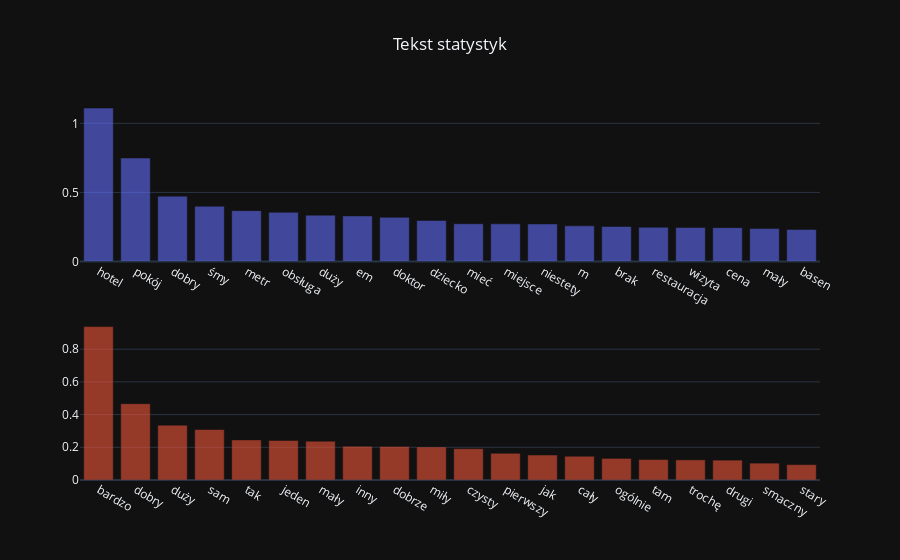
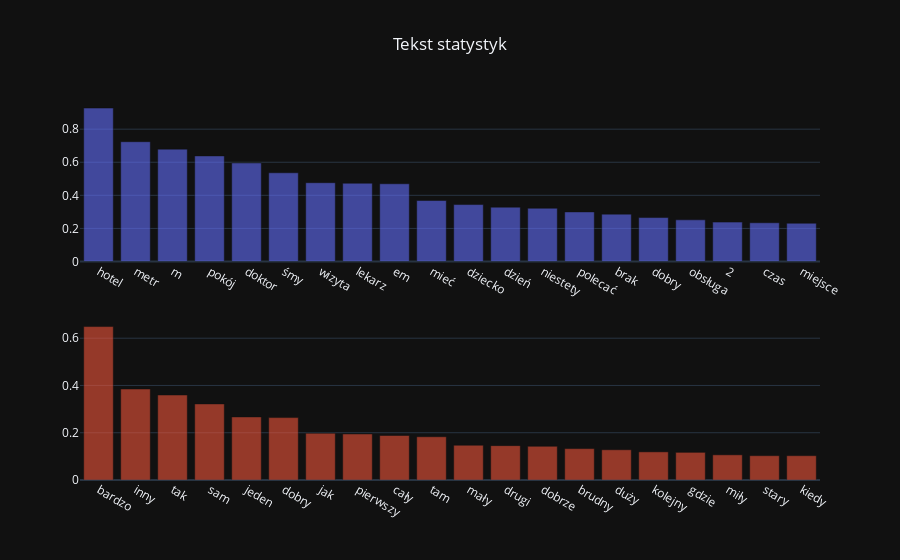
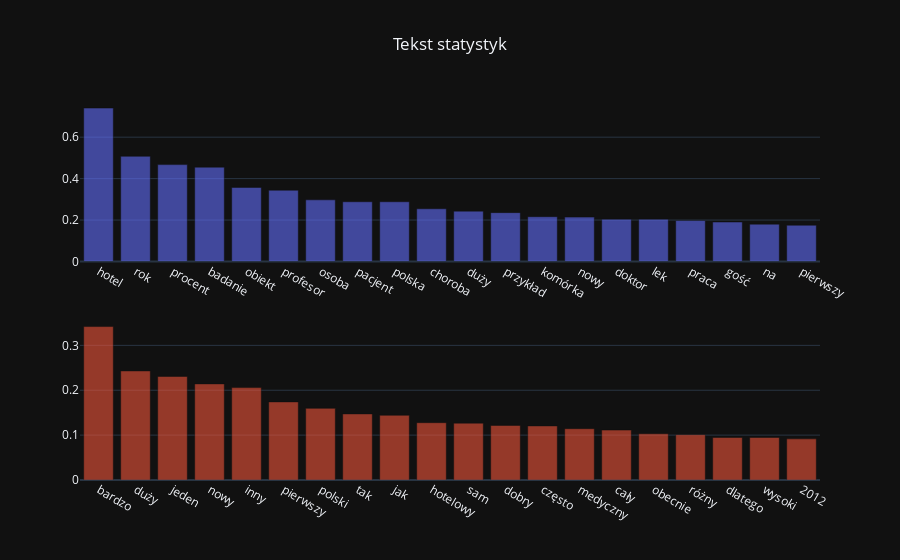
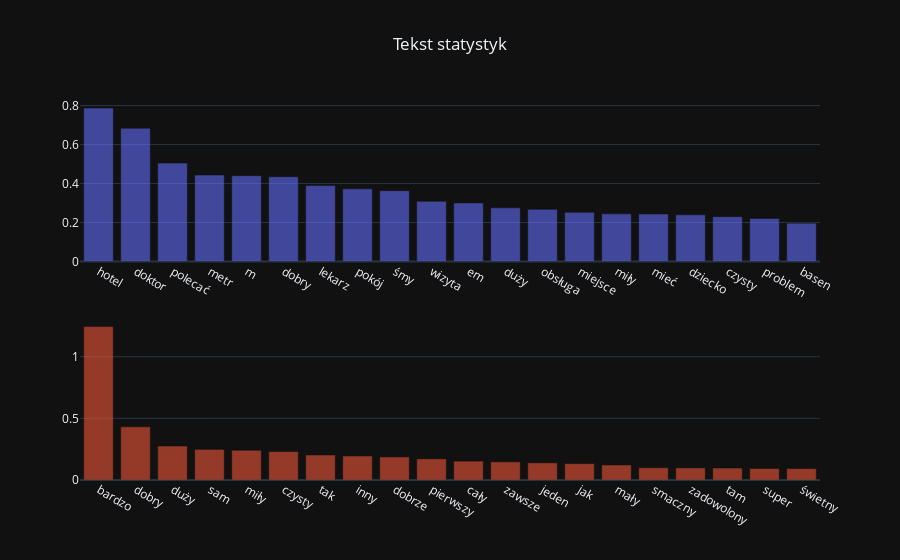

The notebook cell saved with these charts, in order:
### Code cell
from dash_app.utils.plots import create_bar_plots

def count_most_frequent_words_to_groupby(col = 'token_tekst', the_most_common= 10):
     return lambda group: count_most_frequent_words ( " ".join(group[col].str.join(" ").values),group.shape[0],the_most_common)


common_words = data.groupby('ocena_tekst').apply(count_most_frequent_words_to_groupby('token_tekst',20))
common_words_adj_adv = data.groupby('ocena_tekst').apply(count_most_frequent_words_to_groupby('token_adj_adv',20))

# common_words_by_group = data.groupby('ocena_tekst').apply(count_most_frequent_words_to_groupby('token_tekst',20)).explode().reset_index(name ='the_most_common')
# common_words_by_group[['the_most_common_name','the_most_common_counter']] = common_words_by_group['the_most_common'].tolist()
# common_words_by_group = common_words_by_group.drop('the_most_common',axis=1)
import plotly.express as px

for common_words, common_words_adj_adv in zip(common_words, common_words_adj_adv):
    fig = create_bar_plots(common_words,common_words_adj_adv)
    fig.show()

### Figure 1 — Plotly figure (JSON) as saved in the notebook; plotly's stock layout.template omitted (floating-point values rounded to 4 significant figures)
{"data": [{"opacity": 0.6, "x": ["hotel", "pokój", "dobry", "śmy", "metr", "obsługa", "duży", "em", "doktor", "dziecko", "mieć", "miejsce", "niestety", "m", "brak", "restauracja", "wizyta", "cena", "mały", "basen"], "x0": "ala ma kota", "y": [1.111, 0.7494, 0.4729, 0.4003, 0.3682, 0.356, 0.3354, 0.33, 0.3201, 0.2972, 0.2735, 0.2727, 0.272, 0.2582, 0.2536, 0.2483, 0.246, 0.2452, 0.2383, 0.2322], "type": "bar", "xaxis": "x", "yaxis": "y"}, {"opacity": 0.6, "x": ["bardzo", "dobry", "duży", "sam", "tak", "jeden", "mały", "inny", "dobrze", "miły", "czysty", "pierwszy", "jak", "cały", "ogólnie", "tam", "trochę", "drugi", "smaczny", "stary"], "x0": "ala ma kota", "y": [0.9381, 0.4668, 0.3354, 0.3086, 0.2452, 0.2422, 0.2376, 0.2063, 0.2055, 0.2024, 0.1917, 0.1635, 0.1528, 0.1451, 0.1322, 0.1253, 0.123, 0.1215, 0.1031, 0.09396], "type": "bar", "xaxis": "x2", "yaxis": "y2"}], "layout": {"xaxis": {"anchor": "y", "domain": [0.0, 1.0]}, "yaxis": {"anchor": "x", "domain": [0.575, 1.0]}, "xaxis2": {"anchor": "y2", "domain": [0.0, 1.0]}, "yaxis2": {"anchor": "x2", "domain": [0.0, 0.425]}, "title": {"x": 0.5, "text": "Tekst statystyk"}, "autosize": true, "showlegend": false}}

### Figure 2 — Plotly figure (JSON) as saved in the notebook; plotly's stock layout.template omitted (floating-point values rounded to 4 significant figures)
{"data": [{"opacity": 0.6, "x": ["hotel", "metr", "m", "pokój", "doktor", "śmy", "wizyta", "lekarz", "em", "mieć", "dziecko", "dzień", "niestety", "polecać", "brak", "dobry", "obsługa", "2", "czas", "miejsce"], "x0": "ala ma kota", "y": [0.9275, 0.7242, 0.6792, 0.6383, 0.5958, 0.5362, 0.4763, 0.4731, 0.4698, 0.3686, 0.3443, 0.3285, 0.322, 0.2997, 0.2864, 0.2657, 0.2519, 0.2382, 0.2341, 0.2313], "type": "bar", "xaxis": "x", "yaxis": "y"}, {"opacity": 0.6, "x": ["bardzo", "inny", "tak", "sam", "jeden", "dobry", "jak", "pierwszy", "cały", "tam", "mały", "drugi", "dobrze", "brudny", "duży", "kolejny", "gdzie", "miły", "stary", "kiedy"], "x0": "ala ma kota", "y": [0.6493, 0.3852, 0.3597, 0.322, 0.2669, 0.2641, 0.1977, 0.1948, 0.1883, 0.1831, 0.147, 0.1454, 0.1426, 0.1328, 0.128, 0.1191, 0.1171, 0.1065, 0.1029, 0.1029], "type": "bar", "xaxis": "x2", "yaxis": "y2"}], "layout": {"xaxis": {"anchor": "y", "domain": [0.0, 1.0]}, "yaxis": {"anchor": "x", "domain": [0.575, 1.0]}, "xaxis2": {"anchor": "y2", "domain": [0.0, 1.0]}, "yaxis2": {"anchor": "x2", "domain": [0.0, 0.425]}, "title": {"x": 0.5, "text": "Tekst statystyk"}, "autosize": true, "showlegend": false}}

### Figure 3 — Plotly figure (JSON) as saved in the notebook; plotly's stock layout.template omitted (floating-point values rounded to 4 significant figures)
{"data": [{"opacity": 0.6, "x": ["hotel", "rok", "procent", "badanie", "obiekt", "profesor", "osoba", "pacjent", "polska", "choroba", "duży", "przykład", "komórka", "nowy", "doktor", "lek", "praca", "gość", "na", "pierwszy"], "x0": "ala ma kota", "y": [0.7405, 0.5077, 0.4676, 0.4552, 0.3574, 0.344, 0.2976, 0.2884, 0.2884, 0.2544, 0.243, 0.2358, 0.2163, 0.2142, 0.2039, 0.2039, 0.1977, 0.1905, 0.1802, 0.1751], "type": "bar", "xaxis": "x", "yaxis": "y"}, {"opacity": 0.6, "x": ["bardzo", "duży", "jeden", "nowy", "inny", "pierwszy", "polski", "tak", "jak", "hotelowy", "sam", "dobry", "często", "medyczny", "cały", "obecnie", "różny", "dlatego", "wysoki", "2012"], "x0": "ala ma kota", "y": [0.3419, 0.243, 0.2307, 0.2142, 0.206, 0.174, 0.1596, 0.1473, 0.1442, 0.1277, 0.1267, 0.1215, 0.1205, 0.1143, 0.1112, 0.103, 0.1009, 0.09475, 0.09475, 0.09166], "type": "bar", "xaxis": "x2", "yaxis": "y2"}], "layout": {"xaxis": {"anchor": "y", "domain": [0.0, 1.0]}, "yaxis": {"anchor": "x", "domain": [0.575, 1.0]}, "xaxis2": {"anchor": "y2", "domain": [0.0, 1.0]}, "yaxis2": {"anchor": "x2", "domain": [0.0, 0.425]}, "title": {"x": 0.5, "text": "Tekst statystyk"}, "autosize": true, "showlegend": false}}

### Figure 4 — Plotly figure (JSON) as saved in the notebook; plotly's stock layout.template omitted (floating-point values rounded to 4 significant figures)
{"data": [{"opacity": 0.6, "x": ["hotel", "doktor", "polecać", "metr", "m", "dobry", "lekarz", "pokój", "śmy", "wizyta", "em", "duży", "obsługa", "miejsce", "miły", "mieć", "dziecko", "czysty", "problem", "basen"], "x0": "ala ma kota", "y": [0.7873, 0.6837, 0.5049, 0.4435, 0.4402, 0.4348, 0.3898, 0.3728, 0.3635, 0.3087, 0.3004, 0.2752, 0.2675, 0.2522, 0.2445, 0.244, 0.2396, 0.2303, 0.2209, 0.1968], "type": "bar", "xaxis": "x", "yaxis": "y"}, {"opacity": 0.6, "x": ["bardzo", "dobry", "duży", "sam", "miły", "czysty", "tak", "inny", "dobrze", "pierwszy", "cały", "zawsze", "jeden", "jak", "mały", "smaczny", "zadowolony", "tam", "super", "świetny"], "x0": "ala ma kota", "y": [1.244, 0.4309, 0.2752, 0.2484, 0.2412, 0.2303, 0.2029, 0.1946, 0.187, 0.1716, 0.153, 0.1469, 0.1387, 0.1327, 0.1217, 0.09923, 0.09814, 0.09704, 0.0932, 0.09265], "type": "bar", "xaxis": "x2", "yaxis": "y2"}], "layout": {"xaxis": {"anchor": "y", "domain": [0.0, 1.0]}, "yaxis": {"anchor": "x", "domain": [0.575, 1.0]}, "xaxis2": {"anchor": "y2", "domain": [0.0, 1.0]}, "yaxis2": {"anchor": "x2", "domain": [0.0, 0.425]}, "title": {"x": 0.5, "text": "Tekst statystyk"}, "autosize": true, "showlegend": false}}
